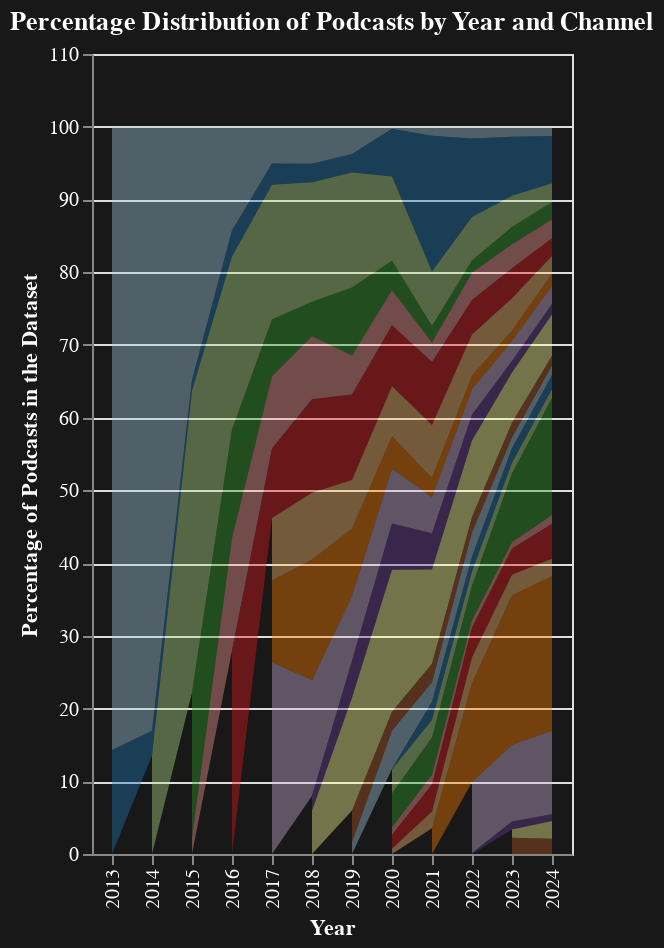

Vega-Lite specification for this chart:
### Vega-Lite specification from a JSON file in a GitHub repository (floating-point values rounded to 4 significant figures; data arrays with more than 128 entries replaced by an {"elided": "..."} marker saying what was removed)
{"config": {"view": {"continuousWidth": 300, "continuousHeight": 300}, "background": "#181818"}, "data": {"name": "data-2cf743943d8ddafdd5f36b827e24ef42"}, "mark": {"type": "area", "opacity": 0.4}, "encoding": {"color": {"field": "channel_name", "legend": null, "scale": {"domain": ["Linus Tech Tips", "PowerfulJRE", "Lets Read!", "Critical Role", "Jocko Podcast", "Joe Budden TV", "H3 Podcast", "Theo Von", "Tom Bilyeu", "Lex Fridman Podcast", "The Pat McAfee", "Bailey Sarian", "FLAGRANT", "Andrew Huberman", "Bad Friends", "Brian Tyler Cohen", "CLUB SHAY SHAY", "PBD Podcast", "The Diary Of A CEO", "MeidasTouch", "Law&Crime", "Smosh Pit", "Just Trish", "Rotten Mango"], "scheme": "paired"}, "type": "nominal"}, "opacity": {"condition": {"param": "param_89", "value": 1, "empty": false}, "value": 0.4}, "tooltip": [{"field": "year", "title": "Year", "type": "nominal"}, {"field": "channel_name", "title": "Channel", "type": "nominal"}, {"field": "percentage", "format": ".2f", "title": "Percentage of Podcasts in the Dataset", "type": "quantitative"}], "x": {"axis": {"labelColor": "white", "titleColor": "white"}, "field": "year", "title": "Year", "type": "nominal"}, "y": {"axis": {"labelColor": "white", "titleColor": "white"}, "field": "percentage", "title": "Percentage of Podcasts in the Dataset", "type": "quantitative"}}, "height": 400, "params": [{"name": "param_89", "select": {"type": "point", "fields": ["channel_name"]}}, {"name": "param_90", "select": {"type": "interval", "encodings": ["x", "y"]}, "bind": "scales"}], "title": {"text": "Percentage Distribution of Podcasts by Year and Channel", "color": "white"}, "width": "container", "$schema": "https://vega.github.io/schema/vega-lite/v5.17.0.json", "datasets": {"data-2cf743943d8ddafdd5f36b827e24ef42": {"elided": "158 records"}}}
